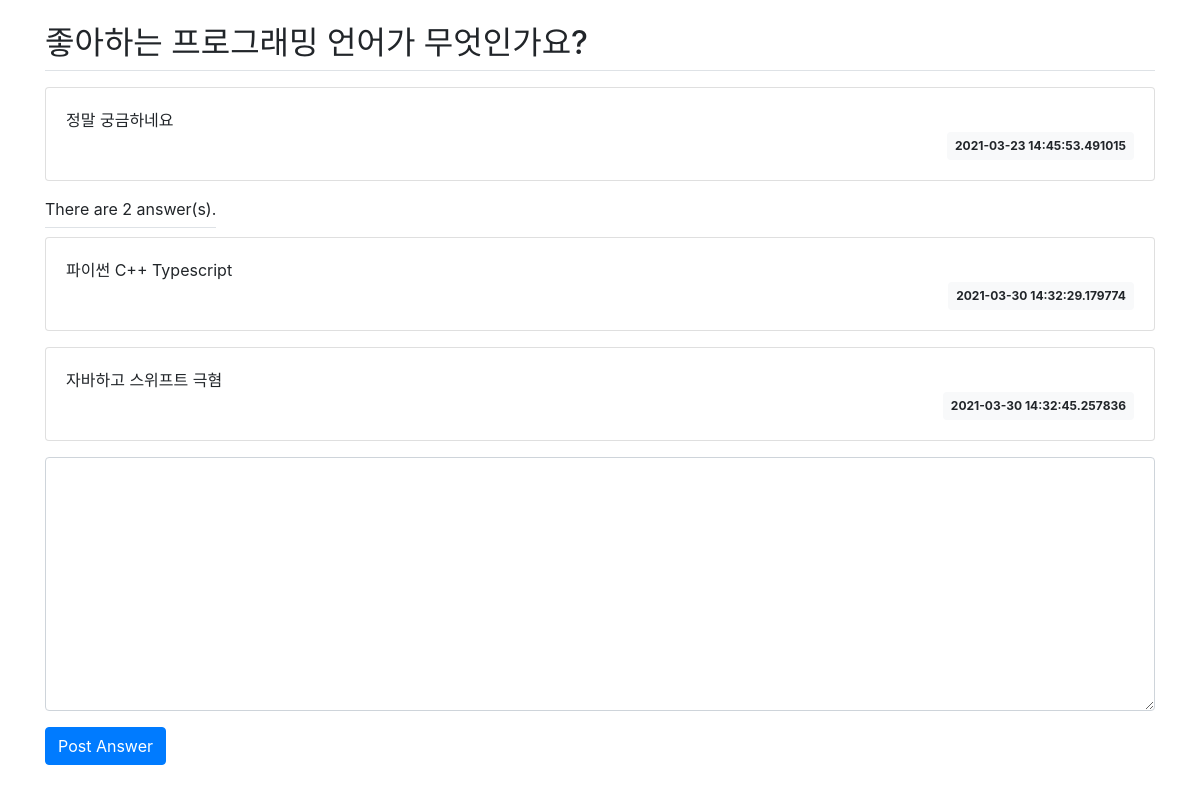
Screenshot of /question/detail/1 with the database file from the repository.
### qnasite/models.py (models this page shows)
class Question(db.Model):
    id = db.Column(db.Integer, primary_key=True)
    subject = db.Column(db.String(200), nullable=False)
    content = db.Column(db.Text(), nullable=False)
    create_date = db.Column(db.DateTime(), nullable=False)

class Answer(db.Model):
    id = db.Column(db.Integer, primary_key=True)
    question_id = db.Column(db.Integer, db.ForeignKey('question.id', ondelete='CASCADE'))
    question = db.relationship('Question', backref=db.backref('answer_set', ))
    content = db.Column(db.Text(), nullable=False)
    create_date = db.Column(db.DateTime(), nullable=True)

### qnasite/views/question_views.py (the view)
@bp.route('/detail/<int:question_id>')
def detail(question_id):
    question = Question.query.get_or_404(question_id)
    return render_template('question/question_detail.html', question=question)

### qnasite/templates/question/question_detail.html (shortened to what this page needs)
<link rel="stylesheet" href="https://cdn.jsdelivr.net/npm/bootstrap@4.5.3/dist/css/bootstrap.min.css">
<div class="container my-3">
  <h2 class="border-bottom py-2">{{ question.subject }}</h2>
  <div class="card my-3">
    <div class="card-body">
      <div class="card-text" style="white-space: pre-line;">{{ question.content }}</div>
      <div class="d-flex justify-content-end">
        <div class="badge badge-light p-2">
          {{ question.create_date }}
        </div>
      </div>
    </div>
  </div>
  <span class="border-bottom my-3 py-2">There are {{ question.answer_set|length }} answer(s).</span>
  {% for answer in question.answer_set %}
    <div class="card my-3">
      <div class="card-body">
        <div class="card-text" style="white-space: pre-line;">{{ answer.content }}</div>
        <div class="d-flex justify-content-end">
          <div class="badge badge-light p-2">
            {{ answer.create_date }}
          </div>
        </div>
      </div>
    </div>
  {% endfor %}
  <form action="{{ url_for('answer.create', question_id=question.id) }}" method="post">
    <div class="form-group">
      <textarea id="content" name="content" class="form-control" rows="10"></textarea>
    </div>
    <input type="submit" value="Post Answer" class="btn btn-primary">
  </form>
</div>

### rows the page displays
Question: subject "좋아하는 프로그래밍 언어가 무엇인가요?", content "정말 궁금하네요", create_date "2021-03-23 14:45:53.491015"
Answer: content "파이썬 C++ Typescript", create_date "2021-03-30 14:32:29.179774"
Answer: content "자바하고 스위프트 극혐", create_date "2021-03-30 14:32:45.257836"

### other values shown
{{ question.answer_set|length }} "2"
